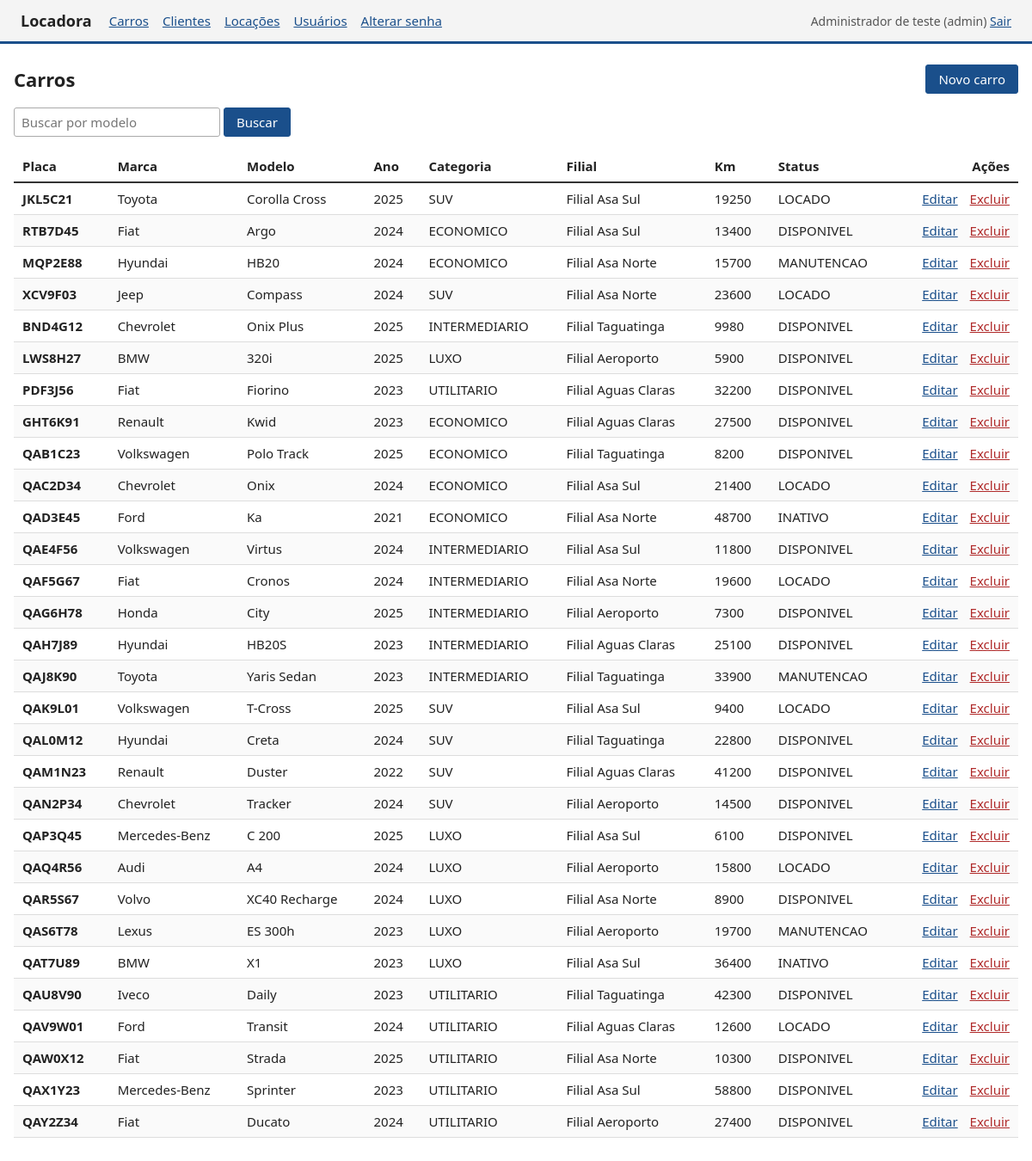
/ (signed in), run on the app's committed database.
### tables this page shows
CREATE TABLE `veiculo` (
  `id_veiculo` int NOT NULL AUTO_INCREMENT,
  `placa` char(7) NOT NULL,
  `chassi` char(17) NOT NULL,
  `marca` varchar(40) NOT NULL,
  `modelo` varchar(60) NOT NULL,
  `ano_fabricacao` smallint NOT NULL,
  `ano_modelo` smallint NOT NULL,
  `cor` varchar(30) NOT NULL,
  `combustivel` varchar(15) NOT NULL DEFAULT 'FLEX',
  `km_atual` int NOT NULL DEFAULT '0',
  `status` varchar(15) NOT NULL DEFAULT 'DISPONIVEL',
  `id_categoria` int NOT NULL,
  `id_filial` int NOT NULL,
  `deleted_at` datetime DEFAULT NULL,
  PRIMARY KEY (`id_veiculo`),
  UNIQUE KEY `uq_veiculo_placa` (`placa`),
  UNIQUE KEY `uk_veiculo_chassi` (`chassi`),
  KEY `idx_veiculo_categoria` (`id_categoria`,`status`),
  KEY `fk_veiculo_filial` (`id_filial`),
  CONSTRAINT `fk_veiculo_categoria` FOREIGN KEY (`id_categoria`) REFERENCES `categoria` (`id_categoria`) ON DELETE RESTRICT,
  CONSTRAINT `fk_veiculo_filial` FOREIGN KEY (`id_filial`) REFERENCES `filial` (`id_filial`) ON DELETE RESTRICT,
  CONSTRAINT `chk_veiculo_ano_fabricacao` CHECK ((`ano_fabricacao` >= 1990)),
  CONSTRAINT `chk_veiculo_ano_modelo` CHECK ((`ano_modelo` >= `ano_fabricacao`)),
  CONSTRAINT `chk_veiculo_combustivel` CHECK ((`combustivel` in (_utf8mb4'FLEX',_utf8mb4'GASOLINA',_utf8mb4'DIESEL',_utf8mb4'ELETRICO',_utf8mb4'HIBRIDO'))),
  CONSTRAINT `chk_veiculo_km_atual` CHECK ((`km_atual` >= 0)),
  CONSTRAINT `chk_veiculo_status` CHECK ((`status` in (_utf8mb4'DISPONIVEL',_utf8mb4'LOCADO',_utf8mb4'MANUTENCAO',_utf8mb4'INATIVO')))
);

CREATE TABLE `categoria` (
  `id_categoria` int NOT NULL AUTO_INCREMENT,
  `nome` varchar(40) NOT NULL,
  `descricao` varchar(200) DEFAULT NULL,
  `valor_diaria` decimal(10,2) NOT NULL,
  `franquia_km` int NOT NULL DEFAULT '200',
  `valor_km_excedente` decimal(10,2) NOT NULL DEFAULT '1.50',
  PRIMARY KEY (`id_categoria`),
  UNIQUE KEY `uk_categoria_nome` (`nome`),
  CONSTRAINT `chk_categoria_franquia_km` CHECK ((`franquia_km` >= 0)),
  CONSTRAINT `chk_categoria_valor_diaria` CHECK ((`valor_diaria` > 0)),
  CONSTRAINT `chk_categoria_valor_km_excedente` CHECK ((`valor_km_excedente` >= 0))
);

CREATE TABLE `filial` (
  `id_filial` int NOT NULL AUTO_INCREMENT,
  `nome` varchar(80) NOT NULL,
  `cnpj` char(14) NOT NULL,
  `logradouro` varchar(150) NOT NULL,
  `cidade` varchar(60) NOT NULL,
  `uf` char(2) NOT NULL,
  `cep` char(8) NOT NULL,
  `telefone` varchar(15) NOT NULL,
  PRIMARY KEY (`id_filial`),
  UNIQUE KEY `uk_filial_cnpj` (`cnpj`)
);

### config/funcoes.php (called while the page is built, shortened)
<?php
function e(?string $texto): string
{
    return htmlspecialchars($texto ?? '', ENT_QUOTES, 'UTF-8');
}
function view(string $nome, array $vars = []): void
{
    extract($vars);
    require __DIR__ . '/../views/header.php';
    require __DIR__ . '/../views/' . $nome . '.php';
    require __DIR__ . '/../views/footer.php';
}
function ehAdmin(): bool
{
    return ($_SESSION['perfil'] ?? '') === 'admin';
}

### controllers/CarroController.php (called while the page is built, shortened)
<?php
require_once __DIR__ . '/../models/CarroModel.php';
class CarroController
{
    public function listar(): void
    {
        $busca = trim($_GET['busca'] ?? '');
        view('carros/lista', ['carros' => (new CarroModel())->listar($busca), 'busca' => $busca]);
    }
}

### public/index.php (called while the page is built, shortened)
<?php
require_once __DIR__ . '/../config/funcoes.php';
require_once __DIR__ . '/../config/database.php';
$rotas = [
    'GET' => [
        'carros'         => [CarroController::class, 'listar'],
        'carro_novo'     => [CarroController::class, 'novo'],
        'carro_editar'   => [CarroController::class, 'editar'],
        'clientes'       => [ClienteController::class, 'listar'],
        'cliente_novo'   => [ClienteController::class, 'novo'],
        'cliente_editar' => [ClienteController::class, 'editar'],
        'locacoes'       => [LocacaoController::class, 'listar'],
        'locacao_nova'   => [LocacaoController::class, 'nova'],
        'login'          => [AuthController::class, 'login'],
        'definir_senha'  => [AuthController::class, 'definirSenha'],
        'alterar_senha'  => [AuthController::class, 'alterarSenha'],
        'usuarios'       => [AuthController::class, 'listar'],
        'usuario_novo'   => [AuthController::class, 'novo'],
    ],
    'POST' => [
        'carro_salvar'      => [CarroController::class, 'salvar'],
        'carro_atualizar'   => [CarroController::class, 'atualizar'],
        'carro_excluir'     => [CarroController::class, 'excluir'],
        'cliente_salvar'    => [ClienteController::class, 'salvar'],
        'cliente_atualizar' => [ClienteController::class, 'atualizar'],
        'locacao_salvar'    => [LocacaoController::class, 'salvar'],
        'autenticar'        => [AuthController::class, 'autenticar'],
        'sair'              => [AuthController::class, 'sair'],
        'usuario_salvar'    => [AuthController::class, 'salvar'],
        'usuario_link'      => [AuthController::class, 'gerarLink'],
        'definir_senha_salvar'  => [AuthController::class, 'salvarSenhaNova'],
        'alterar_senha_salvar'  => [AuthController::class, 'salvarAlteracao'],
    ],
];
$acao = $_GET['acao'] ?? 'carros';
$rota = $rotas[$_SERVER['REQUEST_METHOD']][$acao] ?? null;
try {
    [$classe, $metodo] = $rota;
    (new $classe())->$metodo();
} catch (Throwable $e) {
    logarErro($e);
    http_response_code(500);
    echo 'Não foi possível concluir a operação. Tente novamente.';
}

### models/CarroModel.php (called while the page is built, shortened)
<?php
class CarroModel
{
    private PDO $db;
    public function __construct()
    {
        $this->db = getConnection();
    }
    public function listar(string $busca = ''): array
    {
        $stmt = $this->db->prepare(
            "SELECT v.*, c.nome AS categoria, f.nome AS filial
               FROM veiculo v
               JOIN categoria c ON c.id_categoria = v.id_categoria
               JOIN filial f ON f.id_filial = v.id_filial
              WHERE v.modelo LIKE :modelo AND v.deleted_at IS NULL
              ORDER BY v.id_veiculo"
        );
        $stmt->execute([':modelo' => '%' . $busca . '%']);
        return $stmt->fetchAll();
    }
}

### config/database.php (called while the page is built, shortened)
<?php
function getConnection(): PDO
{
    static $pdo = null;
    if ($pdo === null) {
        $dsn = 'mysql:host=' . DB_HOST . ';dbname=' . DB_NAME . ';charset=utf8mb4';
        $pdo = new PDO($dsn, DB_USER, DB_PASS, [
            PDO::ATTR_ERRMODE            => PDO::ERRMODE_EXCEPTION,
            PDO::ATTR_DEFAULT_FETCH_MODE => PDO::FETCH_ASSOC,
            PDO::ATTR_EMULATE_PREPARES   => false,
        ]);
    }
    return $pdo;
}

### views/carros/lista.php (the view, shortened to what this page needs)
<div class="cabecalho">
  <h1>Carros</h1>
  <?php if (ehAdmin()): ?><a class="btn" href="index.php?acao=carro_novo">Novo carro</a><?php endif; ?>
</div>
<form class="nota" method="get" action="index.php">
  <input name="busca" placeholder="Buscar por modelo" value="<?= e($busca) ?>">
  <button class="btn">Buscar</button>
</form>
<?php if (!$carros): ?>
  <p class="vazio">Nenhum carro encontrado.</p>
<?php else: ?>
<div class="tabela-rolagem">
<table>
  <thead><tr><th>Placa</th><th>Marca</th><th>Modelo</th><th>Ano</th><th>Categoria</th><th>Filial</th><th>Km</th><th>Status</th><?php if (ehAdmin()): ?><th class="acoes">Ações</th><?php endif; ?></tr></thead>
  <tbody>
  <?php foreach ($carros as $c): ?>
    <tr>
      <td class="mono forte"><?= e($c['placa']) ?></td>
      <td><?= e($c['marca']) ?></td>
      <td><?= e($c['modelo']) ?></td>
      <td class="mono"><?= (int) $c['ano_modelo'] ?></td>
      <td><?= e($c['categoria']) ?></td>
      <td><?= e($c['filial']) ?></td>
      <td class="mono"><?= (int) $c['km_atual'] ?></td>
      <td><?= e($c['status']) ?></td>
      <?php if (ehAdmin()): ?>
      <td class="acoes">
        <a href="index.php?acao=carro_editar&id=<?= (int) $c['id_veiculo'] ?>">Editar</a>
        <form class="inline" method="post" action="index.php?acao=carro_excluir">
          <button class="link perigo">Excluir</button>
        </form>
      </td>
      <?php endif; ?>
    </tr>
  <?php endforeach; ?>
  </tbody>
</table>
</div>
<?php endif; ?>

### views/header.php (shortened to what this page needs)
<!doctype html>
<html lang="pt-BR">
<head>
<link rel="stylesheet" href="css/style.css">
</head>
<body>
<header class="topo">
  <a class="marca" href="index.php">Locadora</a>
  <?php if (!empty($_SESSION['usuario_id'])): ?>
    <nav>
      <a href="index.php?acao=carros">Carros</a>
      <a href="index.php?acao=clientes">Clientes</a>
      <a href="index.php?acao=locacoes">Locações</a>
      <?php if (ehAdmin()): ?><a href="index.php?acao=usuarios">Usuários</a><?php endif; ?>
      <a href="index.php?acao=alterar_senha">Alterar senha</a>
    </nav>
    <span class="operador">
      <?= e($_SESSION['nome']) ?> (<?= e($_SESSION['perfil']) ?>)
      <form class="inline" method="post" action="index.php?acao=sair"><button class="link">Sair</button></form>
    </span>
  <?php endif; ?>
</header>
<main class="conteudo">

### views/footer.php
</main>
</body>
</html>

### public/css/style.css (style rules this page uses)
body { margin: 0; font-family: "Segoe UI", Arial, sans-serif; font-size: 15px; color: #222; background: #fff; }
a { color: #1a4f8b; }
.topo { padding: 12px 24px; border-bottom: 3px solid #1a4f8b; background: #f4f4f4; }
.topo { display: flex; align-items: center; gap: 20px; flex-wrap: wrap; }
.topo .marca { color: #222; font-weight: bold; font-size: 18px; text-decoration: none; }
.topo nav { display: flex; gap: 16px; }
.topo .operador { margin-left: auto; color: #555; font-size: 14px; }
.conteudo { max-width: 1180px; margin: 0 auto; padding: 24px 16px 40px; }
.cabecalho { display: flex; justify-content: space-between; align-items: center; margin-bottom: 16px; }
h1 { margin: 0; font-size: 22px; }
.tabela-rolagem { overflow-x: auto; }
table { width: 100%; border-collapse: collapse; }
th, td { padding: 8px 10px; text-align: left; white-space: nowrap; }
th { border-bottom: 2px solid #333; font-weight: 600; }
td { border-bottom: 1px solid #ddd; }
tbody tr:nth-child(even) { background: #fafafa; }
.mono { font-variant-numeric: tabular-nums; }
.forte { font-weight: 600; }
th.acoes, td.acoes { text-align: right; }
td.acoes a { margin-right: 10px; }
.btn { display: inline-block; padding: 6px 14px; border: 1px solid #1a4f8b; border-radius: 3px; background: #1a4f8b; color: #fff; font: inherit; text-decoration: none; cursor: pointer; }
form.inline { display: inline; }
button.link { padding: 0; border: 0; background: none; color: #1a4f8b; font: inherit; text-decoration: underline; cursor: pointer; }
button.link.perigo, a.perigo { color: #b02a2a; }
input, select { padding: 6px 8px; border: 1px solid #aaa; border-radius: 3px; font: inherit; font-weight: normal; }
.nota { margin: 0 0 16px; color: #555; }

### data on the page
veiculo: placa "JKL5C21", marca "Toyota", modelo "Corolla Cross", ano_modelo "2025", id_categoria.nome "SUV", id_filial.nome "Filial Asa Sul", km_atual "19250", status "LOCADO"
veiculo: placa "RTB7D45", marca "Fiat", modelo "Argo", ano_modelo "2024", id_categoria.nome "ECONOMICO", id_filial.nome "Filial Asa Sul", km_atual "13400", status "DISPONIVEL"
veiculo: placa "MQP2E88", marca "Hyundai", modelo "HB20", ano_modelo "2024", id_categoria.nome "ECONOMICO", id_filial.nome "Filial Asa Norte", km_atual "15700", status "MANUTENCAO"
veiculo: placa "XCV9F03", marca "Jeep", modelo "Compass", ano_modelo "2024", id_categoria.nome "SUV", id_filial.nome "Filial Asa Norte", km_atual "23600", status "LOCADO"
veiculo: placa "BND4G12", marca "Chevrolet", modelo "Onix Plus", ano_modelo "2025", id_categoria.nome "INTERMEDIARIO", id_filial.nome "Filial Taguatinga", km_atual "9980", status "DISPONIVEL"
veiculo: placa "LWS8H27", marca "BMW", modelo "320i", ano_modelo "2025", id_categoria.nome "LUXO", id_filial.nome "Filial Aeroporto", km_atual "5900", status "DISPONIVEL"
veiculo: placa "PDF3J56", marca "Fiat", modelo "Fiorino", ano_modelo "2023", id_categoria.nome "UTILITARIO", id_filial.nome "Filial Aguas Claras", km_atual "32200", status "DISPONIVEL"
veiculo: placa "GHT6K91", marca "Renault", modelo "Kwid", ano_modelo "2023", id_categoria.nome "ECONOMICO", id_filial.nome "Filial Aguas Claras", km_atual "27500", status "DISPONIVEL"
veiculo: placa "QAB1C23", marca "Volkswagen", modelo "Polo Track", ano_modelo "2025", id_categoria.nome "ECONOMICO", id_filial.nome "Filial Taguatinga", km_atual "8200", status "DISPONIVEL"
veiculo: placa "QAC2D34", marca "Chevrolet", modelo "Onix", ano_modelo "2024", id_categoria.nome "ECONOMICO", id_filial.nome "Filial Asa Sul", km_atual "21400", status "LOCADO"
veiculo: placa "QAD3E45", marca "Ford", modelo "Ka", ano_modelo "2021", id_categoria.nome "ECONOMICO", id_filial.nome "Filial Asa Norte", km_atual "48700", status "INATIVO"
veiculo: placa "QAE4F56", marca "Volkswagen", modelo "Virtus", ano_modelo "2024", id_categoria.nome "INTERMEDIARIO", id_filial.nome "Filial Asa Sul", km_atual "11800", status "DISPONIVEL"
veiculo: placa "QAF5G67", marca "Fiat", modelo "Cronos", ano_modelo "2024", id_categoria.nome "INTERMEDIARIO", id_filial.nome "Filial Asa Norte", km_atual "19600", status "LOCADO"
veiculo: placa "QAG6H78", marca "Honda", modelo "City", ano_modelo "2025", id_categoria.nome "INTERMEDIARIO", id_filial.nome "Filial Aeroporto", km_atual "7300", status "DISPONIVEL"
veiculo: placa "QAH7J89", marca "Hyundai", modelo "HB20S", ano_modelo "2023", id_categoria.nome "INTERMEDIARIO", id_filial.nome "Filial Aguas Claras", km_atual "25100", status "DISPONIVEL"
veiculo: placa "QAJ8K90", marca "Toyota", modelo "Yaris Sedan", ano_modelo "2023", id_categoria.nome "INTERMEDIARIO", id_filial.nome "Filial Taguatinga", km_atual "33900", status "MANUTENCAO"
veiculo: placa "QAK9L01", marca "Volkswagen", modelo "T-Cross", ano_modelo "2025", id_categoria.nome "SUV", id_filial.nome "Filial Asa Sul", km_atual "9400", status "LOCADO"
veiculo: placa "QAL0M12", marca "Hyundai", modelo "Creta", ano_modelo "2024", id_categoria.nome "SUV", id_filial.nome "Filial Taguatinga", km_atual "22800", status "DISPONIVEL"
veiculo: placa "QAM1N23", marca "Renault", modelo "Duster", ano_modelo "2022", id_categoria.nome "SUV", id_filial.nome "Filial Aguas Claras", km_atual "41200", status "DISPONIVEL"
veiculo: placa "QAN2P34", marca "Chevrolet", modelo "Tracker", ano_modelo "2024", id_categoria.nome "SUV", id_filial.nome "Filial Aeroporto", km_atual "14500", status "DISPONIVEL"
veiculo: placa "QAP3Q45", marca "Mercedes-Benz", modelo "C 200", ano_modelo "2025", id_categoria.nome "LUXO", id_filial.nome "Filial Asa Sul", km_atual "6100", status "DISPONIVEL"
veiculo: placa "QAQ4R56", marca "Audi", modelo "A4", ano_modelo "2024", id_categoria.nome "LUXO", id_filial.nome "Filial Aeroporto", km_atual "15800", status "LOCADO"
veiculo: placa "QAR5S67", marca "Volvo", modelo "XC40 Recharge", ano_modelo "2024", id_categoria.nome "LUXO", id_filial.nome "Filial Asa Norte", km_atual "8900", status "DISPONIVEL"
veiculo: placa "QAS6T78", marca "Lexus", modelo "ES 300h", ano_modelo "2023", id_categoria.nome "LUXO", id_filial.nome "Filial Aeroporto", km_atual "19700", status "MANUTENCAO"
veiculo: placa "QAT7U89", marca "BMW", modelo "X1", ano_modelo "2023", id_categoria.nome "LUXO", id_filial.nome "Filial Asa Sul", km_atual "36400", status "INATIVO"
veiculo: placa "QAU8V90", marca "Iveco", modelo "Daily", ano_modelo "2023", id_categoria.nome "UTILITARIO", id_filial.nome "Filial Taguatinga", km_atual "42300", status "DISPONIVEL"
veiculo: placa "QAV9W01", marca "Ford", modelo "Transit", ano_modelo "2024", id_categoria.nome "UTILITARIO", id_filial.nome "Filial Aguas Claras", km_atual "12600", status "LOCADO"
veiculo: placa "QAW0X12", marca "Fiat", modelo "Strada", ano_modelo "2025", id_categoria.nome "UTILITARIO", id_filial.nome "Filial Asa Norte", km_atual "10300", status "DISPONIVEL"
veiculo: placa "QAX1Y23", marca "Mercedes-Benz", modelo "Sprinter", ano_modelo "2023", id_categoria.nome "UTILITARIO", id_filial.nome "Filial Asa Sul", km_atual "58800", status "DISPONIVEL"
veiculo: placa "QAY2Z34", marca "Fiat", modelo "Ducato", ano_modelo "2024", id_categoria.nome "UTILITARIO", id_filial.nome "Filial Aeroporto", km_atual "27400", status "DISPONIVEL"

### other printed values
$_SESSION['nome'] "Administrador de teste"
$_SESSION['perfil'] "admin"
